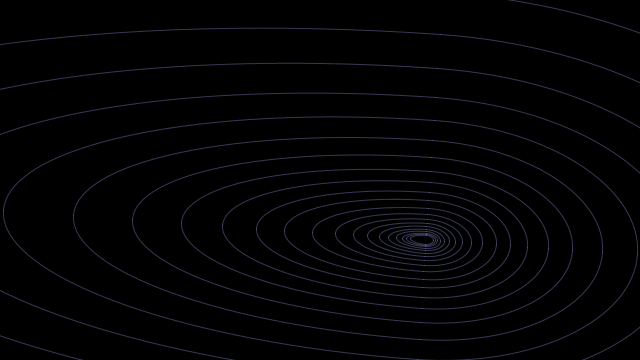
Frame 1 (no input)
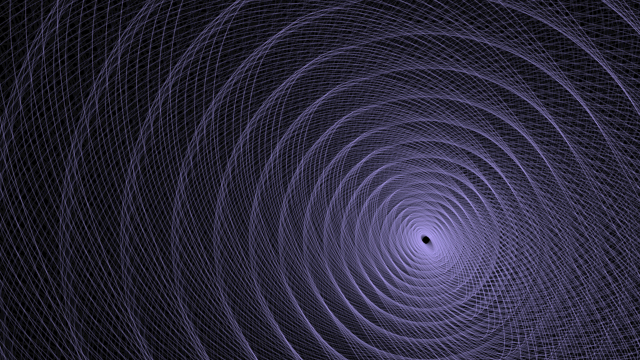
Frame 60 (the mouse pressed at the canvas centre just before this capture)
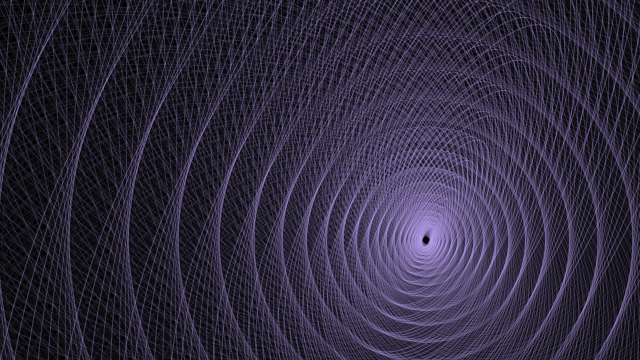
Frame 120 (the mouse held since frame 60 and released just before this capture)

The Processing sketch that drew these frames (run headless with seeded random() and noise(); from frame 60 on, the mouse is pressed at the canvas centre):

// Processing sketch: processing_113746
// ── processing_113746.pde

final float TEMPO = 120;

int originX;
int originY;
float baseLeftWidth;
float baseRightWidth;
float baseHeight;
float degPerFrame;
float strokeHue;

void setup()
{
//  size(1280, 720);
  size(640, 360);
  colorMode(HSB, 360, 100, 100, 100);
  smooth();
  frameRate(12);

  originX = width / 3 * 2;
  originY = height / 3 * 2;
  final float unitX = originX / 3;
  final float unitY = originY / 3;
  baseLeftWidth = unitX * 2;
  baseRightWidth = unitX;
  baseHeight = unitY;

  degPerFrame = (60.0 / frameRate) * (TEMPO / 30);

  background(0);
  strokeHue = 240;
}

void draw()
{
  noStroke();
  fill(0, 4);
  rect(0, 0, width, height);

  noFill();
  strokeWeight(width / 640);
  translate(originX, originY);
  
//  float step = 0.1 + (frameCount * 0.005);
  final float step = 0.2;
  
  float leftWidth = baseLeftWidth;
  float rightWidth = baseRightWidth;
  float arcHeight = baseHeight;
  while (8 < leftWidth && 8 < rightWidth && 8 < arcHeight) {
    drawArc(leftWidth, rightWidth, arcHeight);
    leftWidth *= (1 - step);
    rightWidth *= (1 - step);
    arcHeight *= (1 - step);
  }
  
  leftWidth = baseLeftWidth;
  rightWidth = baseRightWidth;
  arcHeight = baseHeight;
  for (int count = 0; count < 15; count++) {
    leftWidth *= (1 + step);
    rightWidth *= (1 + step);
    arcHeight *= (1 + step);
    drawArc(leftWidth, rightWidth, arcHeight);
  }
  strokeHue += (frameRate / 24.0) / 4;
  if (360 <= strokeHue) {
    strokeHue -= 360;
  }
}
void drawArc(float leftWidth, float rightWidth, float arcHeight)
{
  stroke(strokeHue, 33, 100, 33);
  pushMatrix();
  rotate(radians((frameCount * degPerFrame) % 360));
  arc(0, 0, leftWidth, arcHeight, PI / 2, PI);
  arc(0, 0, leftWidth, arcHeight, PI, PI + PI / 2);
  arc(0, 0, rightWidth, arcHeight, PI + PI / 2, TWO_PI);
  arc(0, 0, rightWidth, arcHeight, 0, PI / 2);
  popMatrix();
}
